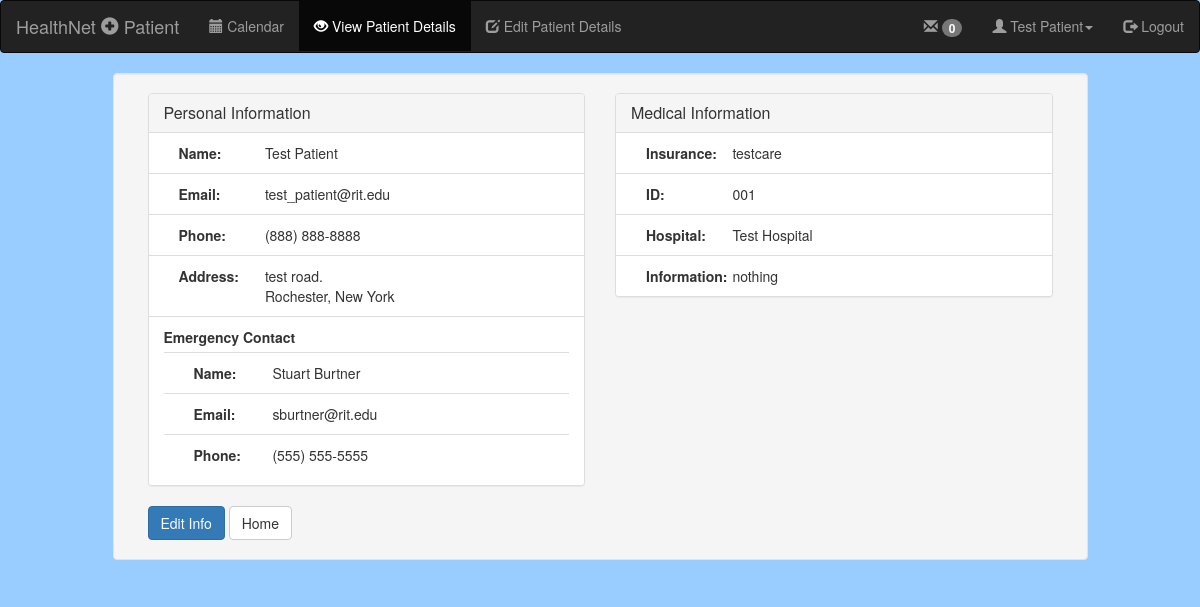
/patients/patientviewpatientdetails/ (signed in), run on the app's committed database.
### patients/models.py (models this page shows, shortened)
class Patient(models.Model):
    id = models.UUIDField(primary_key=True, default=uuid.uuid4, editable=False)
    userNameField = models.CharField(max_length=1000)
    firstName = models.CharField(max_length=1000)
    lastName = models.CharField(max_length=1000)
    email = models.EmailField(max_length=1000)
    city = models.CharField(max_length=1000)
    state = models.CharField(max_length=1000)
    address1 = models.CharField(max_length=1000)
    address2 = models.CharField(max_length=1000)
    phone = models.CharField(max_length=1000)
    insuranceName = models.CharField(max_length=1000)
    insuranceID = models.CharField(max_length=1000)
    hospital = models.ForeignKey(Hospital)
    emergencyContactFirstName = models.CharField(max_length=1000)
    emergencyContactLastName = models.CharField(max_length=1000)
    emergencyContactPhone = models.CharField(max_length=1000)
    emergencyContactEmail = models.CharField(max_length=1000)
    medicalInformation = models.CharField(max_length=1000)
    isAdmitted = models.BooleanField(default=False)

class Hospital(models.Model):
    id = models.UUIDField(primary_key=True, default=uuid.uuid4, editable=False)
    name = models.CharField(max_length=1000)
    def __str__(self):
        return self.name

### patients/views.py (the view)
def PatientViewPatientDetails(request):
    return patients.ViewsFolder.PatientViewDetails.index(request)

### patients/models.py (called while the page is built)
def get_number_of_unread(person):
    allMessages = PrivateMessage.objects.order_by("dateTime")
    numberUnread = 0
    for message in allMessages:
        if message.receiver == person and message.isUnread == True:
            numberUnread += 1
    return numberUnread

### patients/templates/patients/patientViewPatientDetails.html (shortened to what this page needs)
<!DOCTYPE html>
<html lang="en">
<head>
	{% load staticfiles %}
	<link rel="stylesheet" type="text/css" href="{% static 'patients/css/bootstrap.min.css' %}">
	<link rel="stylesheet" type="text/css" href="{% static 'patients/strapify.css' %}">
</head>
<body>
<nav class="navbar navbar-inverse">
<div class="container-fluid">
    <div class="navbar-header">
		<span class="navbar-brand">HealthNet <span class="glyphicon glyphicon-plus-sign"></span> Patient</span>
	</div>
    <div>
		<ul class="nav navbar-nav">
			<li><a href="/calendar">
				<span class="glyphicon glyphicon-calendar"></span>
				Calendar
			</a></li>
			<li class="active"><a href="/patientviewpatientdetails">
				<span class="glyphicon glyphicon-eye-open"></span>
				View Patient Details
			</a></li>
			<li><a href="/patienteditpatientdetails">
				<span class="glyphicon glyphicon-edit"></span>
				Edit Patient Details
			</a></li>
		</ul>
		<ul class="nav navbar-nav navbar-right">
			<li><a href="/messaging">
			  <span class="glyphicon glyphicon-envelope"></span>
			  <span class="badge">{{ messagenum }}</span>
			</a></li>
			<li class="dropdown">
				<a class="dropdown-toggle" data-toggle="dropdown" href="#">
				  <span class="glyphicon glyphicon-user"></span>
				  {{ firstName }} {{ lastName }}<span class="caret"></span>
				</a>
			</li>
			<li>
				<a href="/logout">
					<span class="glyphicon glyphicon-log-out"></span>
					Logout
				</a>
			</li>
		</ul>
	</div>
</div>
</nav>
<div class="container-fluid">
<div class="well col-md-offset-1 col-md-10">
  <div class="panel-group col-md-6">
  <div class="panel panel-default">
    <div class="panel-heading">
      <h4 class="panel-title">
        <a data-toggle="collapse" href="#collapse1">Personal Information</a>
      </h4>
    </div>
    <div id="collapse1" class="panel-collapse collapse in">
	  <ul class="list-group">
		<li class="list-group-item">
		  <label class="control-label col-md-3">Name:</label>
		  {{ firstName }} {{ lastName }}
		</li>
		<li class="list-group-item">
		  <label class="control-label col-md-3">Email:</label>
		  {{ email }}
		</li>
		<li class="list-group-item">
		  <label class="control-label col-md-3">Phone:</label>
		  {{ phone }}
		</li>
		<li class="list-group-item">
		  <label class="control-label col-md-3">Address:</label>
		  {{ address1 }}<br>{{ city }}, {{ state }}
		</li>
		<ul class="list-group-item">
		  <label class="control-label">Emergency Contact</label>
		  <li class="list-group-item">
			<label class="control-label col-md-3">Name:</label>
			{{ emergencyContactFirstName }} {{ emergencyContactLastName }}
		  </li>
		  <li class="list-group-item">
			<label class="control-label col-md-3">Email:</label>
			{{ emergencyContactEmail }}
		  </li>
		  <li class="list-group-item">
			<label class="control-label col-md-3">Phone:</label>
			{{ emergencyContactPhone }}
		  </li>
		</ul>
	  </ul>
	</div>
  </div>
  </div>
  <div class="panel-group col-md-6">
  <div class="panel panel-default">
    <div class="panel-heading">
      <h4 class="panel-title">
        <a data-toggle="collapse" href="#collapse2">Medical Information</a>
      </h4>
    </div>
	<div id="collapse2" class="panel-collapse collapse in">
	  <ul class="list-group">
		<li class="list-group-item">
		  <label class="control-label col-md-3">Insurance:</label>
		  {{ insuranceName }}
		</li>
		<li class="list-group-item">
		  <label class="control-label col-md-3">ID:</label>
		  {{ insuranceID }}
		</li>
		<li class="list-group-item">
		  <label class="control-label col-md-3">Hospital:</label>
		  {{ hospital }}
		</li>
		<li class="list-group-item">
		  <label class="control-label col-md-3">Information:</label>
		  {{ medicalInformation }}
		</li>
	  </ul>
	</div>
  </div>
  </div>
  <div class="col-md-1"></div>
  <div class="col-md-10">
    <a href="/patienteditpatientdetails" class="btn btn-primary">Edit Info</a>
    <a href="/calendar" class="btn btn-default">Home</a>
  </div>
</div>
</div>
</body>
</html>

### data on the page
Patient: firstName "Test", lastName "Patient", email "test_patient@rit.edu", phone "(888) 888-8888", address1 "test road.", city "Rochester", state "New York", emergencyContactFirstName "Stuart", emergencyContactLastName "Burtner", emergencyContactEmail "sburtner@rit.edu", emergencyContactPhone "(555) 555-5555", insuranceName "testcare", insuranceID "001", medicalInformation "nothing"
Hospital: name "Test Hospital"

### other printed values
{{ messagenum }} "0"
